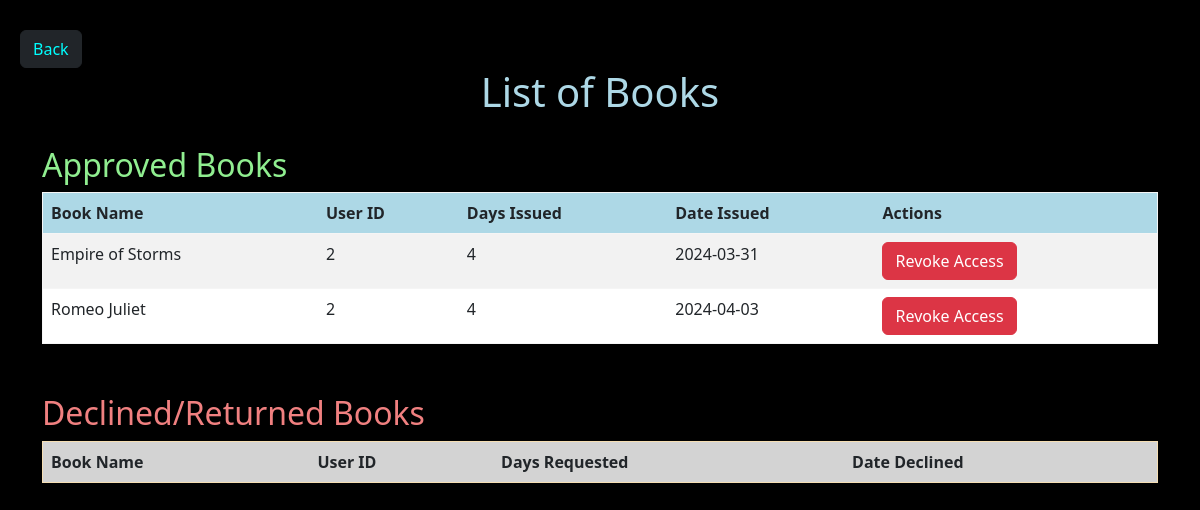
The app's page /listbook with its own data.
### app.py (models this page shows)
class Transection(db.Model):
    __tablename__ = 'transection'
    TransID = db.Column(db.Integer, primary_key=True, autoincrement=True)
    Tenure = db.Column(db.Integer, nullable=False)
    UserID = db.Column(db.Integer, db.ForeignKey('user.UserID'), nullable=False)
    BookID = db.Column(db.Integer, db.ForeignKey('book.BookID'), nullable=False)
    Status = db.Column(db.String, nullable=False, default="Pending")
    DateIssued = db.Column(db.DateTime, nullable=False, default=datetime.now(timezone.utc).date())

class Book(db.Model):
    __tablename__ = 'book'
    BookID = db.Column(db.Integer, primary_key=True,autoincrement=True)
    BookName = db.Column(db.String, nullable=False)
    Content = db.Column(db.String, nullable=False)
    Author = db.Column(db.String, nullable=False)
    AvgRating = db.Column(db.Integer, default=0)
    SectionID = db.Column(db.Integer,db.ForeignKey('section.SectionID'), nullable=False)
    TransectionR = db.relationship('Transection', backref='book', lazy=True)
    FeedbackR = db.relationship('Feedback', backref='book', lazy=True)

### app.py (the view)
@app.route('/listbook')
def list_books():
    approved_books = db.session.query(Transection, Book).join(Book).filter(Book.BookID == Transection.BookID, Transection.Status == "Approved").all()
    declined_books = db.session.query(Transection, Book).join(Book).filter(Book.BookID == Transection.BookID, Transection.Status == "Declined").all()
    return render_template('list_books.html', approved_books=approved_books, declined_books=declined_books)

### templates/list_books.html (shortened to what this page needs)
<!DOCTYPE html>
<html lang="en">
<head>
    <link rel="stylesheet" href="https://cdnjs.cloudflare.com/ajax/libs/twitter-bootstrap/5.3.0/css/bootstrap.min.css">
</head>
<body style="background-color: black;">
    <div>
        <button style="margin-left: 20px; margin-top: 30px;" type="button" class="btn btn-dark">
            <a href="/adminloggedin" style="text-decoration: none; color: aqua;">Back</a>
        </button>
    </div>
    <div class="container">
        <h1 style="text-align: center; margin-bottom: 30px; color: lightblue;">List of Books</h1>
        <div style="margin-bottom: 50px;">
            <h2 style="color: lightgreen;">Approved Books</h2>
            <table class="table table-striped" style="border: 1px solid whitesmoke; background-color: white;">
                <thead>
                    <tr>
                        <th scope="col" style="background-color: lightblue;">Book Name</th>
                        <th scope="col" style="background-color: lightblue;">User ID</th>
                        <th scope="col" style="background-color: lightblue;">Days Issued</th>
                        <th scope="col" style="background-color: lightblue;">Date Issued</th>
                        <th scope="col" style="background-color: lightblue;">Actions</th>
                    </tr>
                </thead>
                <tbody>
                    {% for book in approved_books %}
                    <tr>
                        <td>{{ book[1].BookName }}</td>
                        <td>{{ book[0].UserID }}</td>
                        <td>{{ book[0].Tenure }}</td>
                        <td>{{ book[0].DateIssued.strftime('%Y-%m-%d') }}</td>
                        <td>
                            <form action="/revoke_access/{{ book[0].UserID }}/{{ book[1].BookID }}" method="POST">
                                <button type="submit" class="btn btn-danger">Revoke Access</button>
                            </form>
                        </td>
                    </tr>
                    {% endfor %}
                </tbody>
            </table>
        </div>
        <div>
            <h2 style="color: lightcoral;">Declined/Returned Books</h2>
            <table class="table table-striped" style="border: 1px solid wheat; background-color: white;">
                <thead>
                    <tr>
                        <th scope="col" style="background-color: lightgray;">Book Name</th>
                        <th scope="col" style="background-color: lightgray;">User ID</th>
                        <th scope="col" style="background-color: lightgray;">Days Requested</th>
                        <th scope="col" style="background-color: lightgray;">Date Declined</th>
                    </tr>
                </thead>
            </table>
        </div>
    </div>
</body>
</html>

### records on screen
Transection: BookName "Empire of Storms", UserID "2", Tenure "4", DateIssued "2024-03-31"
Transection: BookName "Romeo Juliet", UserID "2", Tenure "4", DateIssued "2024-04-03"
